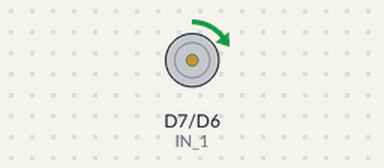
Recording of a sketch running on a simulated ESP8266 (NodeMCU). On the bench: motor-driver pin pairs drawn as motors (green arrow = first pin HIGH = forward, orange = second pin HIGH = backward, longer = more drive).

Above: at 0.05 s.
At 1.2 s:
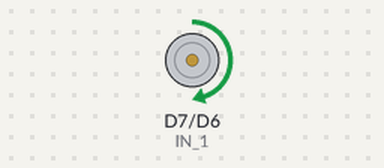
At 2.35 s:
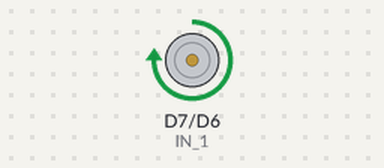
At 4.65 s:
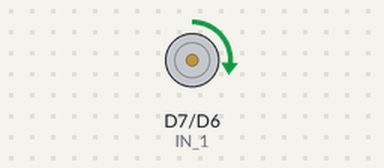
Timing chart, 0 to 6.7 s (numbered marks = the images above):
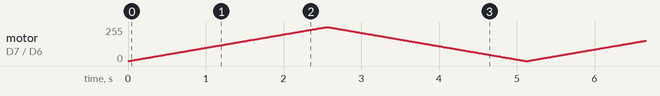

The sketch:

02_DC_MOTOR.ino
```cpp
#define IN_1 D7
#define IN_2 D6

void setup() {
  pinMode(IN_1, OUTPUT);
  pinMode(IN_2, OUTPUT);
}
void loop() {
  digitalWrite(IN_2, LOW);

  for(int i=0; i<256; i++) {
    analogWrite(IN_1, i);
    delay(10);
  }
  for(int i=0; i<256; i++) {
    analogWrite(IN_1, 0xff - i);
    delay(10);
  }

  digitalWrite(IN_1, LOW);

  for(int i = 0; i<256; i++) {
    analogWrite(IN_1, i);
    delay(10);
  }
  for(int i = 0; i<256; i++) {
    analogWrite(IN_1, 0xff - i);
    delay(10);
  }
}
```
